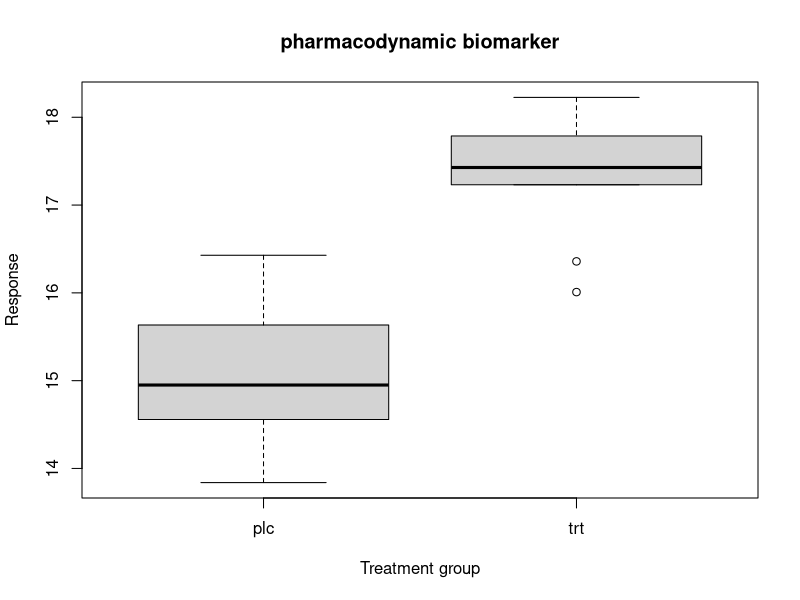
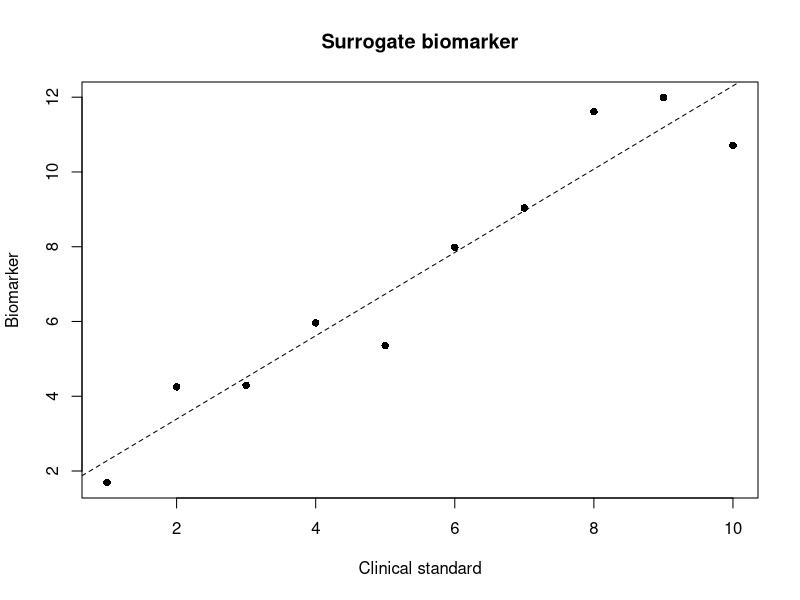
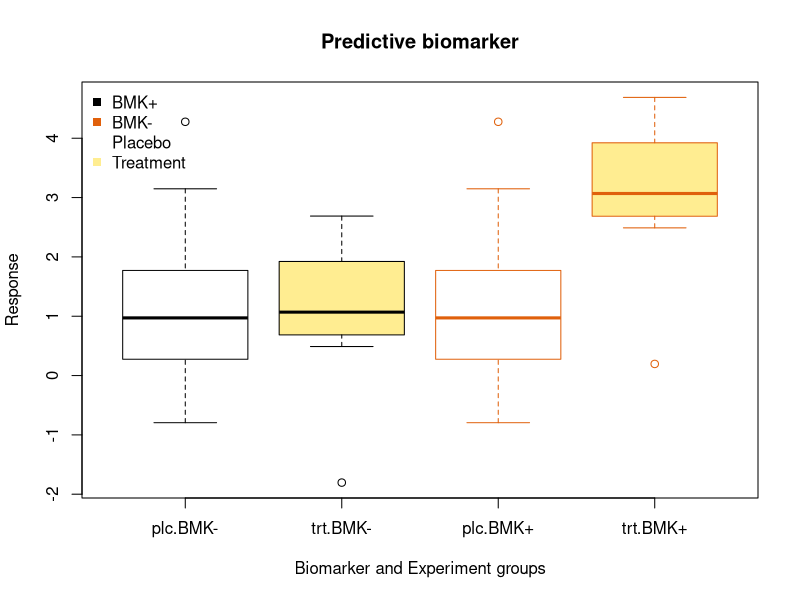
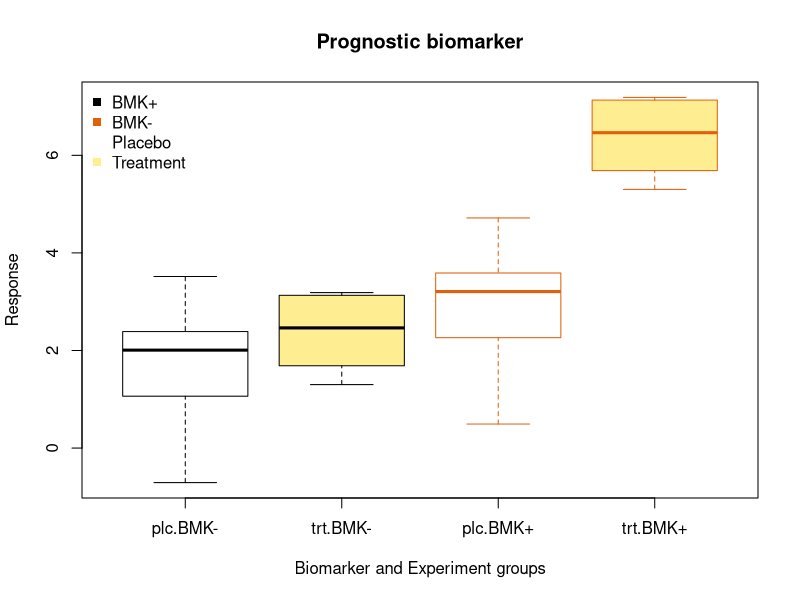

Recreate these plots in R, in order.
## ---- chunk 1
 library(dplyr)
 df <- data.frame(
  plc = rnorm(10, 15),
  trt = rnorm(10, 17, 1.5)) %>%
  tidyr::pivot_longer(
    cols = c("plc", "trt"),
    names_to = "grp",
    values_to = "rsp"
  )
boxplot(rsp ~ grp, data = df,
xlab ="Treatment group",
ylab = "Response",
main = "pharmacodynamic biomarker"
)
## ---- chunk 2
 gold <- seq(1, 10, 1)
 surrogate <- gold + rnorm(10, 2)
 plot(surrogate ~ gold,
 xlab = "Clinical standard",
 ylab ="Biomarker",
 main ="Surrogate biomarker",
 pch = 16)
 abline(lm(surrogate ~ gold),lty =2)
## ---- chunk 3

set.seed(4317)

bmk = rep(c(0, 1), each = 10)
trt <- 2 * bmk + rnorm(10) + 1
plc <- rnorm(10, 1, 1.5)

df <- data.frame(
  bmk = bmk,
  trt = trt,
  plc = plc
) %>%
tidyr::pivot_longer(cols = c("trt", "plc"),
names_to = "grp", values_to = "rsp") %>%
  mutate(bmkc = factor(bmk, levels = c(0, 1), labels = c("BMK-", "BMK+")))

boxplot(rsp ~ grp+ bmkc ,
  data = df,
  border =rep( c("black", "#e0600b"), each=2),
  col = rep(c("white", "#ffd5006e"),2),
  xlab = "Biomarker and Experiment groups",
  ylab = "Response",
  main ="Predictive biomarker"
)
legend("topleft", c("BMK+", "BMK-", "Placebo", "Treatment"),
  pch = 15, col = c("black", "#e0600b", "white", "#ffd5006e"),
  bty = "n"
)
## ---- chunk 4
set.seed(81490)
bmk <- rep(c(0, 1), each = 10)
plc <- 2 + 1.2 * bmk + rnorm(10)
trt <- 3 + 4 * bmk + rnorm(10)
df <- data.frame(bmk = bmk, plc = plc, trt = trt) %>%
tidyr::pivot_longer(col = c("plc","trt"),
names_to = "grp", values_to = "rsp") %>%
mutate(bmkc = factor(bmk, levels = c(0, 1), labels = c("BMK-", "BMK+")))

boxplot(rsp ~  grp +bmkc, data = df,
  border =rep( c("black", "#e0600b"), each=2),
  col = rep(c("white", "#ffd5006e"),2),

  xlab = "Biomarker and Experiment groups",
  ylab = "Response",
main = "Prognostic biomarker")
legend("topleft", c("BMK+", "BMK-", "Placebo", "Treatment"),
  pch = 15, col = c("black", "#e0600b", "white", "#ffd5006e"),
  bty = "n"
)
